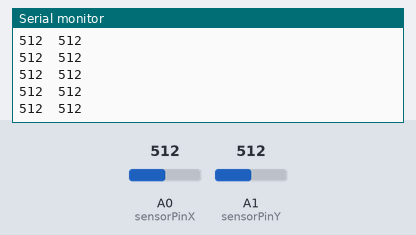
Simulated run of this sketch. Board: Arduino Uno, built with avr-gcc and run on an emulated ATmega328P. Parts: the last lines printed to the serial monitor. The test bench sets the inputs (shaded band); at power-on: A0 (sensorPinX) = 512, A1 (sensorPinY) = 512.

Above: at 1.2 s.
1.3 s: A0 (sensorPinX) set to 985
At 1.9 s:
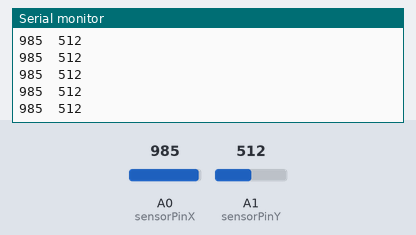
2.8 s: A0 (sensorPinX) set to 1009
At 3.4 s:
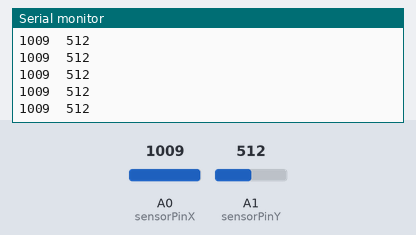
Timing chart, 0 to 5.8 s (numbered marks = the images above; inputs shaded):
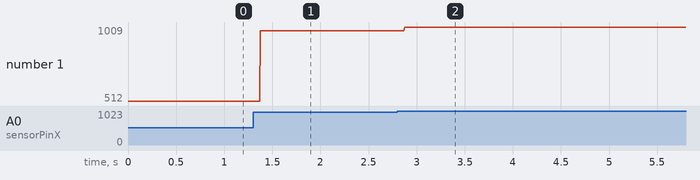

The sketch:

Maybe_related_to_joystic.ino
```cpp
int sensorPinX = A0;
int sensorPinY = A1;
int sensorValueX = 0;
int sensorValueY = 0;

void setup() {
  // put your setup code here, to run once:
  Serial.begin(9600);
}

void loop() {
  // put your main code here, to run repeatedly:
  sensorValueX = analogRead (sensorPinX);
  sensorValueY = analogRead (sensorPinY);
  Serial.print(sensorValueX);
  Serial.print("\t");
  Serial.println(sensorValueY);
}
```

Measured:
- after the input at 1.3 s, the serial monitor: prints a new line after 0.08 s (image 1)
- after the input at 2.8 s, the serial monitor: prints a new line after 0.07 s (image 2)
- plotted number 1: 512 → 985 after the input at 1.3 s, 985 → 1009 after the input at 2.8 s
